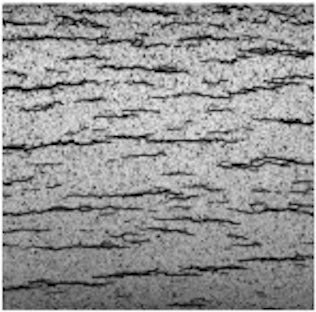
#> input picture data/sample_micrographs/chu1.jpg, 316 x 312 px, found by its file name
$ jupyter execute 'Group 1 - Example notebook.ipynb'   (older library calls are emulated)
#> lines starting #> are read from the running program, lines starting #| are printed output that depends on the picture; after the words box and inside, x2 and y2 are one past the last pixel; in counts of white or black regions, pixels touching at a corner belong together
### Pyfunctions/skhydride.py
"""
Created on Thu Apr  1 2021

@author: alexf
"""
from skimage import filters
from skimage.color import rgb2gray #Import necessary skimage modules; for reading images, filtering and converting to grayscale

import matplotlib.pyplot as plt #plt for displaying the images
import numpy as np

def skblur(imarray, user_1, user_2):

    """
    skblur uses scikit image to apply greyscale to an .jpg image and then
    apply a Gaussian blur, based on specficied inputs. First run "jpg_list"
    function to provide a convenient list of jpp files to input, the specify
    arguments.

    After the function has run, it will save an image of size equal to your
    original image called "blurred_image_YOURFILENAME."

    Parameters
    ----------
    imarray: array
        image array
    user_1: float
        sigma value for Gaussian blur, reccommended 0<x<1
    user_2: float
        gaussian truncation value, truncates the filter after this many
        standard deviations

    Returns
    -------
    blurarray: array
        blurred image array

    """


    try:

        user_sigma = float(user_1)
        user_trunc = float(user_2) #functions inputs are converted to floats, as they are dtype=str


        grayscale_image = rgb2gray(imarray) #image is converted to greyscale (note: this creates a float value array)

        blurred_image = filters.gaussian(grayscale_image, sigma=user_sigma, truncate=user_trunc) #skimage gaussian filter with specified input
        #Default parameters: (image, sigma=1, output=None, mode='nearest', cval=0, multichannel=None, preserve_range=False, truncate=4.0)


        #figure1 states that matplotlib will plot the 3 images in comparison; the original, greyscale and then the gaussian blur
        #it is necessary to specify cmap=plt.cm.gray, otherwise greyscale will be displayed in green/purple,
        #and binary will be displayed as a binary heatmap.

        fig1, axes = plt.subplots(ncols=3, figsize=(15,5))
        ax = axes.ravel()

        ax[0].imshow(imarray)
        ax[0].set_title('Original image')

        ax[1].imshow(grayscale_image, cmap=plt.cm.gray)
        ax[1].set_title('Greyscale')

        ax[2].imshow(blurred_image, cmap=plt.cm.gray)
        ax[2].set_title('Gaussian blur')

        blurarray=blurred_image[:,:]

        return(blurarray)

#Exception handling, incase of file, input or value errors
    except FileNotFoundError as e:
        print("File not found, check paths \n" , e)
    except IOError as e:
        print("Input error\n" , e)
    except ValueError as e:
        print("Value input error, check what you have input: \n",e)


def skbinary(blurarray, user_thres):
    """
    skbinary converts images to binary using manual thresholding, first run
    "skblur" on an image, select your threshold value, which should be <1.0,
    and then run the function.

    Parameters
    ----------
    blurarray: array
        blurred image array to be processed.
    user_thres: int/float
        threshold set for the binary thresholding

    Returns
    -------
    binary_image: array
        binary image array
    """

    threshold = user_thres

    binary_image =  np.array(blurarray > threshold, dtype=int) #if value is less than threshold, it is set to black

    fig, axes = plt.subplots(ncols=3, figsize=(12,5))
    ax = axes.ravel()

    ax[0].imshow(blurarray, cmap=plt.cm.gray)
    ax[0].set_title('input blurred image')

    ax[1].hist(blurarray.ravel(), bins=256)
    ax[1].set_title('Histogram with chosen threshold')
    ax[1].axvline(threshold, color='r')

    ax[2].imshow(binary_image, cmap=plt.cm.gray)
    ax[2].set_title('binary - manual filter')

    return(binary_image)

### Pyfunctions/hough_measurebox.py
# -*- coding: utf-8 -*-
"""
Created on Fri May 14 2021

@author: alexf
"""

from skimage import measure
from skimage.transform import hough_line, hough_line_peaks
from scipy import ndimage

import numpy as np
import matplotlib.pyplot as plt
from matplotlib.patches import Rectangle

def hough_measurebox(bin_array, background, min_line_dist, min_line_angle, fraction, peak_no):
    """
    hough_meaurebox is a function that performs a hough transform of the given
    array (or binary image) which has been sliced according to labelled image
    regions from skimage label and ndimage. This was based on the previous
    function hough_measure and code by M. Maric (HAPPy).

    Hough lines are plotted for each object detected from the hough peaks onto
    the input image in rectangles which are generated from the object size.
    Before using, ensure your array is binary (dtype=int).

    The image will be labelled into regions according to skimage.measure.label,
    for this you choose background type. Connectivity is defined as the number
    of dimensions equal to that in the original image.

    Parameters
    ----------

    bin_array: array
        Binary image

    background: int
        background = 1 is recommended and defines white as the image background.

    min_line_dist: int
        The minimum distance which separates detected hough lines (int).
        Approximately 5 is reccomended.

    min_line_angle: int
        The minimum angle separating lines (int). Approximately 5 seems
        acceptable, but depending on the hydride formation you may want to
        increase it, e.g. 20 will eliminate illogical diagonal connectivity
        paths.

    fraction: float
        This filter value specifies the minimum intensity of hough peaks
        (hydride dimension), by default this is 0.5*max(hspace) from
        houghspace_array. A value of 0.3 is recommended.


    peak_no: int
        The maximum number of peaks that should be detected by the
        hough_line_peaks from skimage. Reccommended 5, increase if you need
        to increase the number of detected hydrides.

    Returns
    -------
    angles, heights: array
        column 0: angles (deg), column 1: heights (pixels)

    """

    #label image region using skimage.label, connectivity = dimension of the image
    #scipy is then used to slice the array around objects
    imlabels, num_labels = measure.label(bin_array, background=background, return_num=True, connectivity=bin_array.ndim)
    imslices = ndimage.find_objects(imlabels)

    #define test angle range, -pi/2 to pi/2 is the default and is acceptable
    test_angles = np.linspace(-np.pi/2, np.pi/2, 90)

    #declare plots
    fig, axes = plt.subplots(1, 2, figsize=(16, 8))
    ax = axes.ravel()

    #plot 1 - display input image
    ax[0].imshow(bin_array, cmap=plt.cm.gray)
    ax[0].set_title('Input binary image')
    ax[0].set_axis_off()

    #plot 2 - display original image and detected objects with hough lines
    ax[1].imshow(bin_array, cmap=plt.cm.gray)
    ax[1].set_title('Detected objects or hydrides')
    ax[1].set_ylim((bin_array.shape[0], 0))
    ax[1].set_xlim((0, bin_array.shape[1]))
    ax[1].set_axis_off()

    #define hough parameter lists
    angle_list  = []
    height_list = []

    #perform hough line transform, looped through each object slice
    for object in np.arange(num_labels):
        houghspace_array, theta, distances = hough_line(
            imlabels[imslices[object]],
            theta=test_angles)

        #threshold is equal to the fraction*max(hspace), changed from default
        hough_thres = fraction*np.amax(houghspace_array)

        #Read the hough line peaks for the object, taking specified inputs
        h_peak, angle, dist_peak = hough_line_peaks(
            houghspace_array,
            theta,
            distances,
            min_distance = min_line_dist,
            min_angle = min_line_angle,
            threshold = hough_thres,
            num_peaks = peak_no)

        #append peak parameters to lists
        height_list.append(h_peak)
        angle_list.append(angle)

        #draw rectangle around the sliced objects
        x0_rect = np.min([imslices[object][1].stop, imslices[object][1].start])
        x1_rect = np.max([imslices[object][1].stop, imslices[object][1].start])

        y0_rect = np.min([imslices[object][0].stop, imslices[object][0].start])
        y1_rect = np.max([imslices[object][0].stop, imslices[object][0].start])

        #rectangle of origin (x0,y0), width = (x1-x0) and height (y1-y0)
        rectangle = Rectangle((x0_rect, y0_rect),
                              (x1_rect - x0_rect),
                              (y1_rect - y0_rect),
                              angle = 0,
                              edgecolor = 'b',
                              fill = False)

        ax[1].add_patch(rectangle)

        #find hough line peaks and plot straight lines
        #origin is the top left of the box, point 0 and width of box
        origin = np.array((0, x1_rect - x0_rect))

        for h, a, d in zip(h_peak, angle, dist_peak):
            ya, yb = (d - origin * np.cos(a)) / np.sin(a)

            y0_line = ya + y0_rect
            y1_line = yb + y0_rect

            x0_line = x0_rect
            x1_line = x1_rect

            #if the line origin < box starting point, then line width is set to the box widths
            if y0_line < y0_rect:
                y0_line = y0_rect

            if y1_line < y0_rect:
                y1_line = y0_rect

            if y0_line > y1_rect:
                y0_line = y1_rect

            if y1_line > y1_rect:
                y1_line = y1_rect

            ax[1].plot((x0_line, x1_line), (y0_line, y1_line), 'r')

    plt.show()

    #convert angles to degrees
    degangles = [x*180/np.pi for x in angle_list]

    #as each iteration produces its own list, they must be concatenated
    heights = np.concatenate(height_list)
    angles = np.concatenate(degangles)

    #a 2 column array of [angles, heights] is then returned
    return(np.column_stack((angles , heights )))

### Pyfunctions/RHF_prop.py
# -*- coding: utf-8 -*-
"""
Created on Wed May 12 2021

@author: alexf
"""
import numpy as np

def RHF_prop(hough_measure_array):

    """This functions calculates the proportion of radial hydrides by assessing
    each angle by the criteria created by (Colas, 2013). However, it is
    modified for use with hough_measure.py, as angles are taken in respect
    to the y-axis using this function as opposed to in respect to the
    circumferential direction.


     Parameters
    ----------
    hough_measure_array: array
        the output of the hough_measure function, angles and heights.

    Returns
    -------
    rhf: float
        radial hydride fraction
    max: int/float
        maximum hydride size detected in pixels
    min: int/float
        maximum hydride size detected in pixels

    """

    #produce a list of absolute angles by slicing column 1 from the input array from hough_measure
    angles = [abs(x) for x in hough_measure_array[:,0]]
    sizes = hough_measure_array[:,1]

    #maximum and minimum hydride sizes
    max = np.max(sizes)
    min = np.min(sizes)

    #define an empty list where weighting will be added
    weightings = []

    for y in angles:
        if 0 < y <= 40:
            f = 1

        elif 40 < y <=65:
            f = 0.5

        elif 65 < y <=90:
            f = 0

        #append to list
        weightings.append(f)


    fi = np.array(weightings)

    #take the multiplication of each weighting and size
    #lenfi = fi * sizes

    rhf = sum(fi * sizes)/sum(sizes)

    #a 2 decimal place round is implemented, to allow quick assessment of RHF
    rhf2 = round(rhf, 2)

    return(rhf2, max, min)


### Group 1 - Example notebook.ipynb
# MATS64662 2021 Group 1 - RSEP-Team-AWS
## Python code demonstration

This document has been written to describe how Group 1's code can be applied to begin hydride morphology analysis and testing on sample micrograph images. Once you understand how this one example works, other images can be analysed following these steps.

First call in the appropriate modules, from the downloaded repository (this uses the file structure we have provided).

[cell 1]
#call in modules
from Pyfunctions import skhydride as skh
from Pyfunctions import hough_measurebox as hmb
from Pyfunctions import RHF_prop as RHF

from skimage import io
import numpy as np

## Blurring an image

Read in an image, this uses `skimage.io` to convert images to a numerical array.

Checking the image shape is useful, as it gives you an approximate idea of what kind of sizes you would expect for the respective hydrides in your image (in pixels). This may come in useful later, though it is not required.

[cell 2]
image1 = io.imread(fname='data\sample_micrographs\chu1.jpg') #read in chu1.jpg
#> image1 is the input picture: shape (312, 316, 4); mean R, G, B, A 147.7, 147.7, 147.7, 255
image1.shape #gives the shape of the array

We will use the following conditions for `skblur` a function contained within `skhydride`, this is the function we will use for image blurring to reduce noise and the influence of smaller objects. It uses a *Gaussian blur*, for which these conditions were selected.

`skblur`
   - **imarray** = your image
   - **sigma (user_1)** = 0.5
   - **truncation (user_1)** = 3, a value of 3 here encompasses 99.9% of the data concerned in the Gaussian blur.


Type `help(skblur)` to open the docstring and see a description, the required inputs and outputs.

[cell 3]
help(skh.skblur)

Read the below syntax, the inputs have been entered as discussed above.

We equate the output of `skblur` to a kernel variable named *im1_blurred*, this is just a name that we will recognise for the newly blurred image.

After this, the image is ready to convert to binary

[cell 4]
im1_blurred = skh.skblur(image1, 0.5, 3)
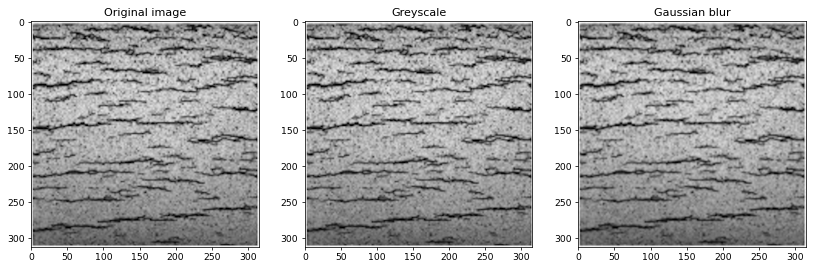
#> figure drawn by matplotlib, 3 panels

## Making an image binary

Again, call the docstring on the function `skbinary` - our thresholding function.

[cell 5]
help(skh.skbinary)

This requires the inputs:

`skbinary`

   - **blurarray** = the previously blurred image
   - **threshold** = 0.4

It was found that a threshold of 0.4 worked for *image1 (Chu 1)* nicely, but this depends on the image and desired condition. **Ensure threshold < 1.0**.

You will see where your threshold has been applied in respect to the image value histogram, and the final result. The histogram may help you pick a respective threshold, as it shows the distribution of pixel intensity.

The output of the function is set to another kernel variable *im1_binary*.

[cell 6]
im1_binary = skh.skbinary(im1_blurred, 0.4)
#> in skbinary, `binary_image =  np.array(blurarray > threshold, dtype=int)`:
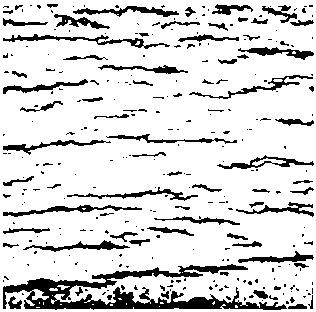
#> binary_image: shape (312, 316) int64; values 0 (black) and 1 (white), 84.5% white; 292 black regions (217 under 20 px), largest, box (x1, y1, x2, y2) and area: (3, 264, 287, 310) 4250, (3, 34, 170, 49) 581, (3, 205, 142, 217) 485
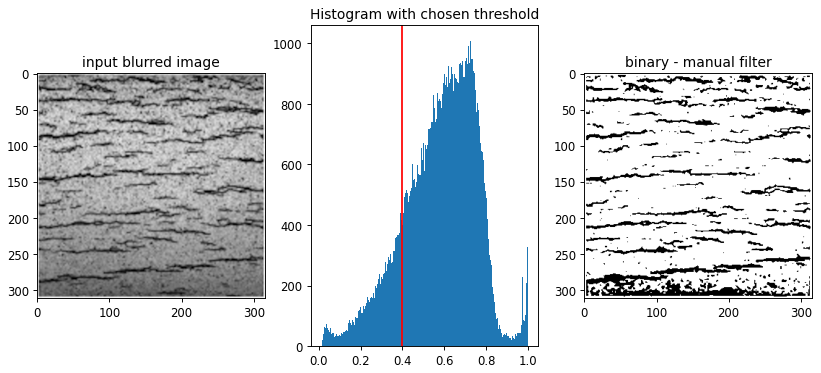
#> figure drawn by matplotlib, 3 panels; panel 2: tallest bar 1009 high, from x = 0.722 to 0.726

See above result, the image appears binary to the human eye.

However we should check this in terms of python, call the variable to check that it is it truely binary (expressed in integer values of 1 and 0). You can simply type the name of the variable, and the *Numpy* array data will be printed.

[cell 7]
im1_binary

From the preview, we can see here that is it integer binary values (at least that we can see). A value of 1 corresponds to white in the previous image.

## Assessing morphology of hydrides - radial hydride fraction

We will not begin the analysis processing using the radial hydride approach based on a relationship from [Colas et al, 2013](https://www.sciencedirect.com/science/article/abs/pii/S0022311513006557)

Load in `hough_measurebox`, and use the help function to see it's arguments:

[cell 8]
help(hmb.hough_measurebox)

**Above**

There are many inputs here to consider for this function and it may seem overwhelming, however the docstring gives some reccommendations on what values to input. Though keep in mind, they made need some optimisation for a given image.

Below we will apply the reccommended inputs that were found to work nicely for image 1:

`hough_measurebox`

   - **background value** = 1 (white)
   - **minimum line separation distance** = 5
   - **minimum angle between lines** = 5
   - **fraction** = 0.3 (30%)
   - **peak number** = 5

Read the syntax carefully below to see these inputs.

[cell 9]
im1_hough = hmb.hough_measurebox(im1_binary, 1, 5, 5, 0.3, 5)
#> in hough_measurebox, `imlabels, num_labels = measure.label(bin_array, background=background,..`:
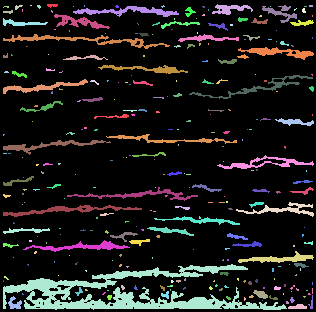
#> imlabels: shape (312, 316) int64; 293 distinct labels, from 0 to 292; one colour per label, 0 black
#> in hough_measurebox, `imlabels, num_labels = measure.label(bin_array, background=background,..`: num_labels = 292
#> in hough_measurebox, `imslices = ndimage.find_objects(imlabels)`: imslices = 292 items
#> the loop in hough_measurebox, `for object in np.arange(num_labels):` made 292 passes
#> (hough_thres, h_peak, angle, dist_peak, x0_rect, x1_rect, y0_rect, y1_rect) on passes 1 to 3: (3.6, [12, 11, 9, 7, 6], [-1.32, 1.5, 1.11, 0.759, -0.759], [0, 1, 4, 4, 4], 47, 58, 4, 8), (10.8, [36, 19, 18, 16, 13], [1.57, -0.794, -1.08, 0.794, -0.477], [3, 3, 1, 11, 11], 212, 253, 4, 15), (2.7, [9, 9, 7, 6, 6], [1.29, 1.04, -1.54, -1.15, 0.265], [2, 3, -1, -1, 1], 15, 23, 5, 10)
#> pass 1, in hough_measurebox, `houghspace_array, theta, distances = hough_line( imlabels[imslices[obj..`:
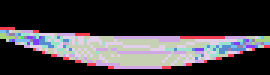
#> houghspace_array: shape (25, 90) uint64 (shown 3 times larger); 13 distinct labels, from 0 to 12; one colour per label, 0 black
#> pass 2, in hough_measurebox, `houghspace_array, theta, distances = hough_line( imlabels[imslices[obj..`:
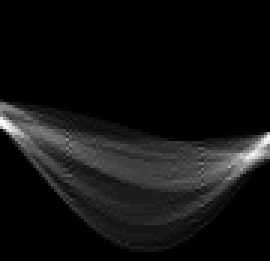
#> houghspace_array: shape (87, 90) uint64 (shown 3 times larger); min 0, max 36, mean 2.5; drawn with min black and max white
#> pass 3, in hough_measurebox, `houghspace_array, theta, distances = hough_line( imlabels[imslices[obj..`:
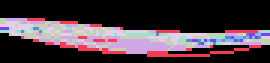
#> houghspace_array: shape (21, 90) uint64 (shown 3 times larger); 10 distinct labels, from 0 to 9; one colour per label, 0 black
#> after the loop in hough_measurebox, `for object in np.arange(num_labels):`:
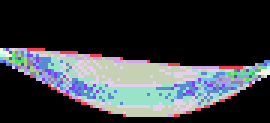
#> houghspace_array: shape (41, 90) uint64 (shown 3 times larger); 20 distinct labels, from 0 to 19; one colour per label, 0 black
#> after the loop in hough_measurebox, `for object in np.arange(num_labels):`: angle_list = 292 items, first 6: [-1.32, 1.5, 1.11, 0.759, -0.759], [1.57, -0.794, -1.08, 0.794, -0.477], [1.29, 1.04, -1.54, -1.15, 0.265], [1.32, -1.32, -0.0176], [-1.11, -1.32, -0.512, -0.794, -0.229], [-0.0176, 1.15, -1.15]; height_list = 292 items, first 6: [12, 11, 9, 7, 6], [36, 19, 18, 16, 13], [9, 9, 7, 6, 6], [2, 2, 1], [6, 5, 5, 5, 5], [2, 1, 1]
#> in hough_measurebox, `plt.show()`:
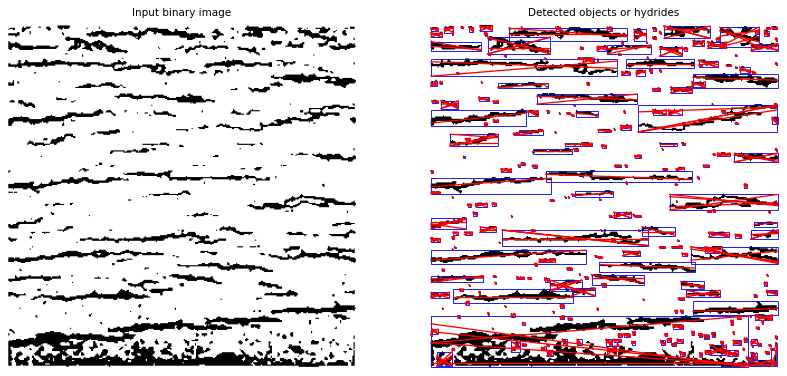
#> figure drawn by matplotlib, 2 panels
#> in hough_measurebox, `degangles = [x*180/np.pi for x in angle_list]`: degangles = 292 items, first 6: [-75.84, 85.96, 63.71, 43.48, -43.48], [90, -45.51, -61.69, 45.51, -27.3], [73.82, 59.66, -87.98, -65.73, 15.17], [75.84, -75.84, -1.01], [-63.71, -75.84, -29.33, -45.51, -13.15], [-1.01, 65.73, -65.73]
#> in hough_measurebox, `heights = np.concatenate(height_list)`: heights = 1082 values, max 267 at index 811, min 1 at index 17, mean 7.83
#> in hough_measurebox, `angles = np.concatenate(degangles)`: angles = 1082 values, max 90 at index 5, min -90 at index 43, mean -6.22
#> im1_hough = 1082 pairs, first value -90 to 90, second value 1 to 267

We can see here many hydrides have been detected as separate objects, however the detection is not perfect and we see a very large object originating at the bottom - possible the product of darkening or noise in the image. These are things to consider.

After `hough_measurebox` has been applied, you can call the array to see its output corresponding to the above image for your own interest. You have a series of hydride angles and heights in pixel, which describe size.

This array can be interpretted to calculate the radial hydride fraction, the proportion of hydrides that are orientated radially (in the vertical direction).

[cell 10]
im1_hough
#> Out has the same summary as im1_hough

## Finding ***radial hydride fraction***

[cell 11]
help(RHF.RHF_prop)

To apply this function, simply specify the array from the previous `hmb` function as the input and it will calculate *RHF* based on the angles and heights produced.

The only input here is the hough transformed array. You will see that `RHF_prop` gives 3 outputs, and the first corresponds to the quantity of interest: **rhf**


[cell 12]
RHF.RHF_prop(im1_hough)
#> in RHF_prop, `angles = [abs(x) for x in hough_measure_array[:,0]]`: angles = 1082 values, max 90 at index 5, min 1.01 at index 17, mean 53.23
#> in RHF_prop, `sizes = hough_measure_array[:,1]`: sizes has the same summary as heights in hough_measurebox
#> in RHF_prop, `max = np.max(sizes)`: max = 267
#> in RHF_prop, `min = np.min(sizes)`: min = 1
#> the loop in RHF_prop, `for y in angles:` made 1082 passes
#> (y, f) on passes 1 to 8: (75.84, 0), (85.96, 0), (63.71, 0.5), (43.48, 0.5), (43.48, 0.5), (90, 0), (45.51, 0.5), (61.69, 0.5)
#> after the loop in RHF_prop, `for y in angles:`: weightings = 1082 values, max 1 at index 9, min 0 at index 0, mean 0.433
#> in RHF_prop, `fi = np.array(weightings)`: fi has the same summary as weightings
#> in RHF_prop, `rhf = sum(fi * sizes)/sum(sizes)`: rhf = 0.24
#> Out = (0.24, 267, 1)

We can see from the value of `0.24` above, this describes that the image contains a majority of circumferentially orientated hydrides and hence it will have a low RHF.

However, this is not 0.0, meaning that there has been some detected hydrides that are orientated radially or at ~45 degrees. Looking back at the image from `hmb`, this is understandable.

## Congratulations
### You now know how to use this python code package!

Now you will be able to analyse your own sample micrographs in this manner if you wish.
